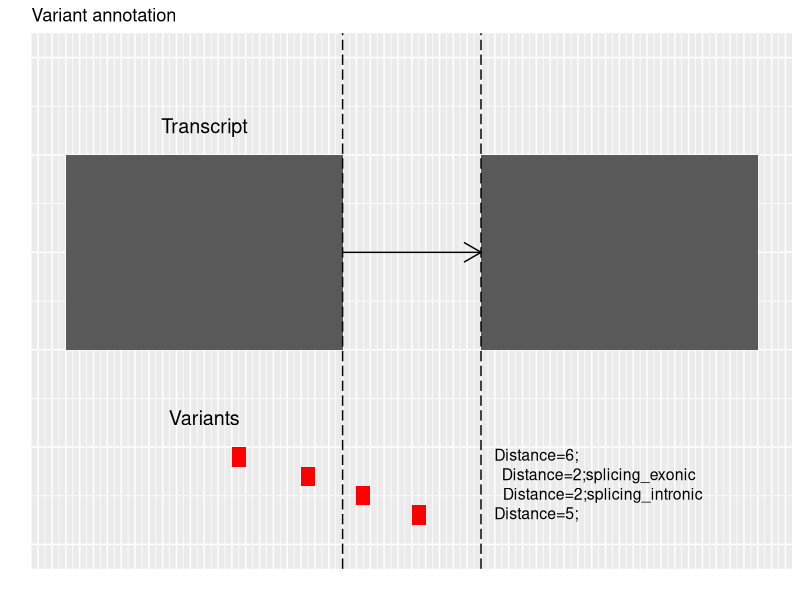
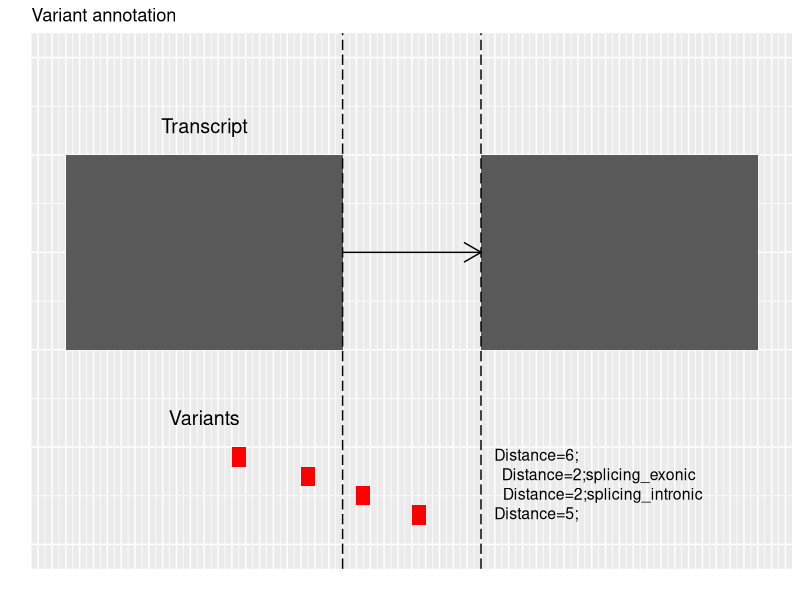

Recreate these plots in R, in order.
#! /usr/bin/Rscript

library(ggplot2)
library(grid)

#https://stackoverflow.com/questions/25106508/ggplot2-is-there-an-easy-way-to-wrap-annotation-text
wrapper <- function(x, ...) paste(strwrap(x, ...), collapse = "\n")

#Setup plot skeleton
p <- ggplot() + ylim(30, 55) + theme(axis.text = element_blank()) + xlab("") + ylab("")+ theme(axis.ticks = element_blank()) + scale_x_continuous(breaks=-10:70) + ggtitle("Variant annotation")

#Topmost transcript
p <- p + geom_rect(aes(xmin = 10, ymin = 40, xmax = 30, ymax = 50)) + geom_rect(aes(xmin = 40, ymin = 40, xmax = 60, ymax = 50)) + geom_segment(aes(x = 30, y = 45, xend = 40, yend = 45), arrow = arrow(length = unit(0.5, "cm")))

#Plot variants
p <- p + geom_rect(aes(xmin = 22, ymin = 34, xmax = 23, ymax = 35), fill = "red")
p <- p + geom_rect(aes(xmin = 27, ymin = 33, xmax = 28, ymax = 34), fill = "red")
p <- p + geom_rect(aes(xmin = 31, ymin = 32, xmax = 32, ymax = 33), fill = "red")
p <- p + geom_rect(aes(xmin = 35, ymin = 31, xmax = 36, ymax = 32), fill = "red")

#Add labels
p <- p + annotate("text", label = "Transcript", x = 20, xmin = 10, y = 51.5, size = 5)
p <- p + annotate("text", label = "Variants", x = 20, xmin = 10, y = 36.5, size = 5)
p <- p + annotate("text", label = "Distance=6;", x = 44, xmin = 44, y = 34.6, size = 4)
p <- p + annotate("text", label = "Distance=2;splicing_exonic", x = 48.5, xmin = 40, y = 33.6, size = 4)
p <- p + annotate("text", label = "Distance=2;splicing_intronic", x = 48.8, xmin = 40, y = 32.6, size = 4)
p <- p + annotate("text", label = "Distance=5;", x = 44, xmin = 44, y = 31.6, size = 4)

#Add lines to make it clear
p <- p + geom_vline(xintercept = 30, linetype = "longdash") + geom_vline(xintercept = 40, linetype = "longdash")

print(p)
ggsave("variant_annotation_examples.png")
